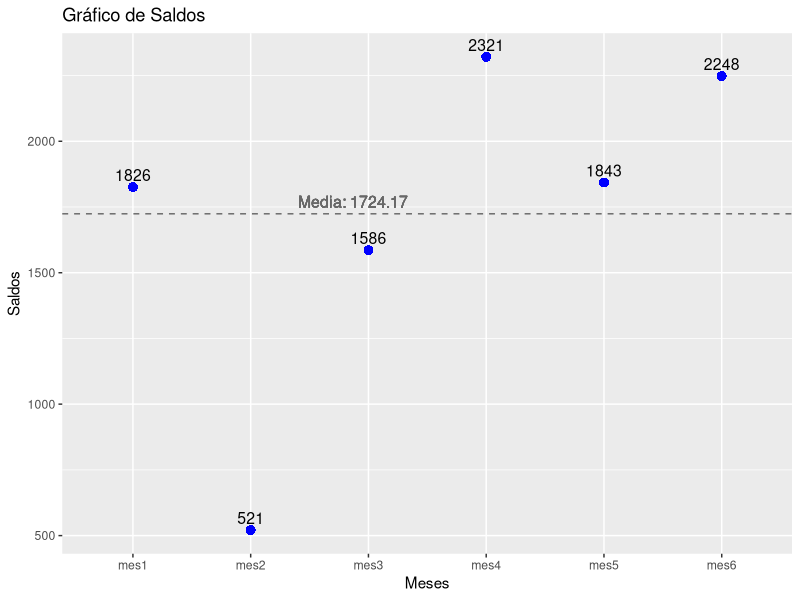
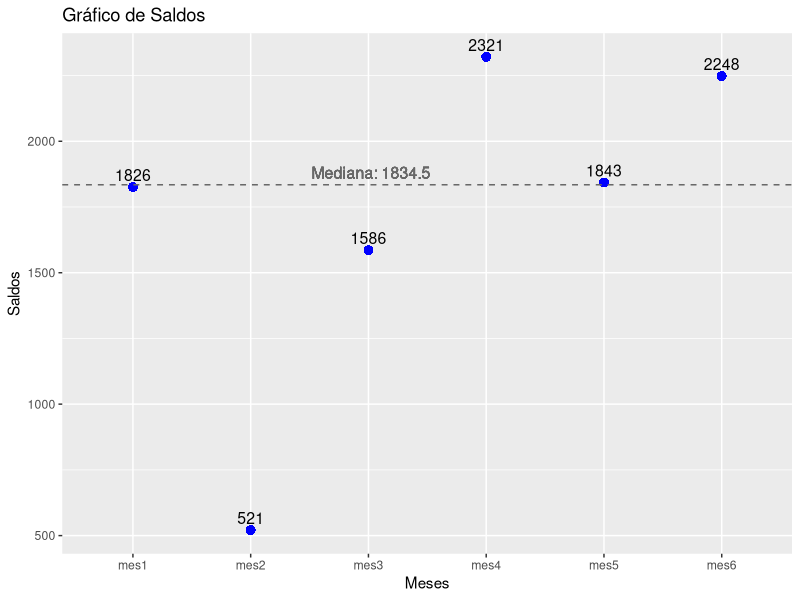

Generate these figures, in order, with R:
## ---- chunk 1
knitr::opts_chunk$set(echo = TRUE)
# Colores - paleta de azules
c1="#001A33"
c2="#003366"
c3="#004080"
c4="#1A8CFF"
c5="#4DA6FF"
c6="#80BFFF"
c7="#B3D9FF"

# <span style="color:#001A33"> 

## <span style="color:#003366">  

### <span style="color:#004080">
### <span style="color:#1A8CFF">
### <span style="color:#4DA6FF">
### <span style="color:#80BFFF">
### <span style="color:#B3D9FF">

## ---- chunk 2
saldos <- c(1826, 521, 1586, 2321, 1843, 2248)
saldos
## ---- chunk 3
cat("promedio de seis meses en cuenta de ahorro : $", round(mean(saldos),1))
## ---- chunk 4
# Instala y carga la librería ggplot2 si no lo has hecho antes
if (!require(ggplot2)) {
  install.packages("ggplot2")
  library(ggplot2)
}

# Vector de saldos
saldos <- c(1826, 521, 1586, 2321, 1843, 2248)

# Nombres de los meses
meses <- c("mes1", "mes2", "mes3", "mes4", "mes5", "mes6")

# Calcular la media
media <- mean(saldos)

# Crear un dataframe con los datos
datos <- data.frame(Mes = meses, Saldos = saldos)

# Crear el gráfico de línea de puntos con ggplot2 y línea horizontal
ggplot(datos, aes(x = Mes, y = Saldos)) +
  geom_point(shape = 16, size = 3, color = "blue") +
  geom_line(color = "blue") +
  geom_text(aes(label = Saldos), vjust = -0.5, hjust = 0.5, size = 4) +
  geom_hline(yintercept = media, color = "#686868", linetype = "dashed") +
  geom_text(aes(x = "mes1", y = media, label = paste("Media:", round(media, 2))), 
            vjust = -0.5, hjust = -1.5, size = 4, color = "#686868") +
  labs(x = "Meses", y = "Saldos", title = "Gráfico de Saldos")


## ---- chunk 5
saldos <- c(1826, 521, 1586, 2321, 1843, 2248)
saldos
## ---- chunk 6
# Instala y carga la librería ggplot2 si no lo has hecho antes
if (!require(ggplot2)) {
  install.packages("ggplot2")
  library(ggplot2)
}

# Vector de saldos
saldos <- c(1826, 521, 1586, 2321, 1843, 2248)

# Nombres de los meses
meses <- c("mes1", "mes2", "mes3", "mes4", "mes5", "mes6")

# Calcular la mediana
mediana <- median(saldos)

# Crear un dataframe con los datos
datos <- data.frame(Mes = meses, Saldos = saldos)

# Crear el gráfico de línea de puntos con ggplot2 y línea horizontal
ggplot(datos, aes(x = Mes, y = Saldos)) +
  geom_point(shape = 16, size = 3, color = "blue") +
  geom_line(color = "blue") +
  geom_text(aes(label = Saldos), vjust = -0.5, hjust = 0.5, size = 4) +
  geom_hline(yintercept = mediana, color = "#686868", linetype = "dashed") +
  geom_text(aes(x = "mes1", y = mediana, label = paste("Mediana:", round(mediana, 2))), 
            vjust = -0.5, hjust = -1.5, size = 4, color = "#686868") +
  labs(x = "Meses", y = "Saldos", title = "Gráfico de Saldos")

